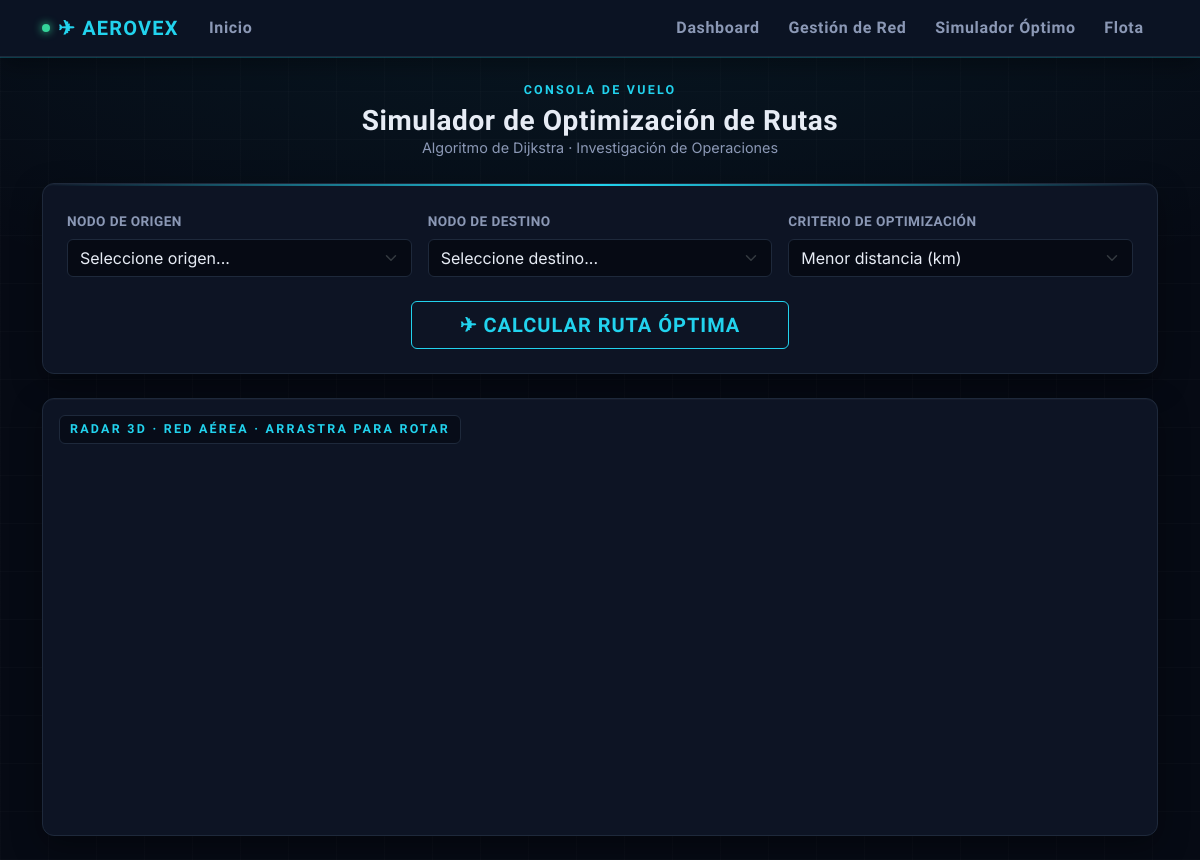
The page /rutas on the database as committed earlier.
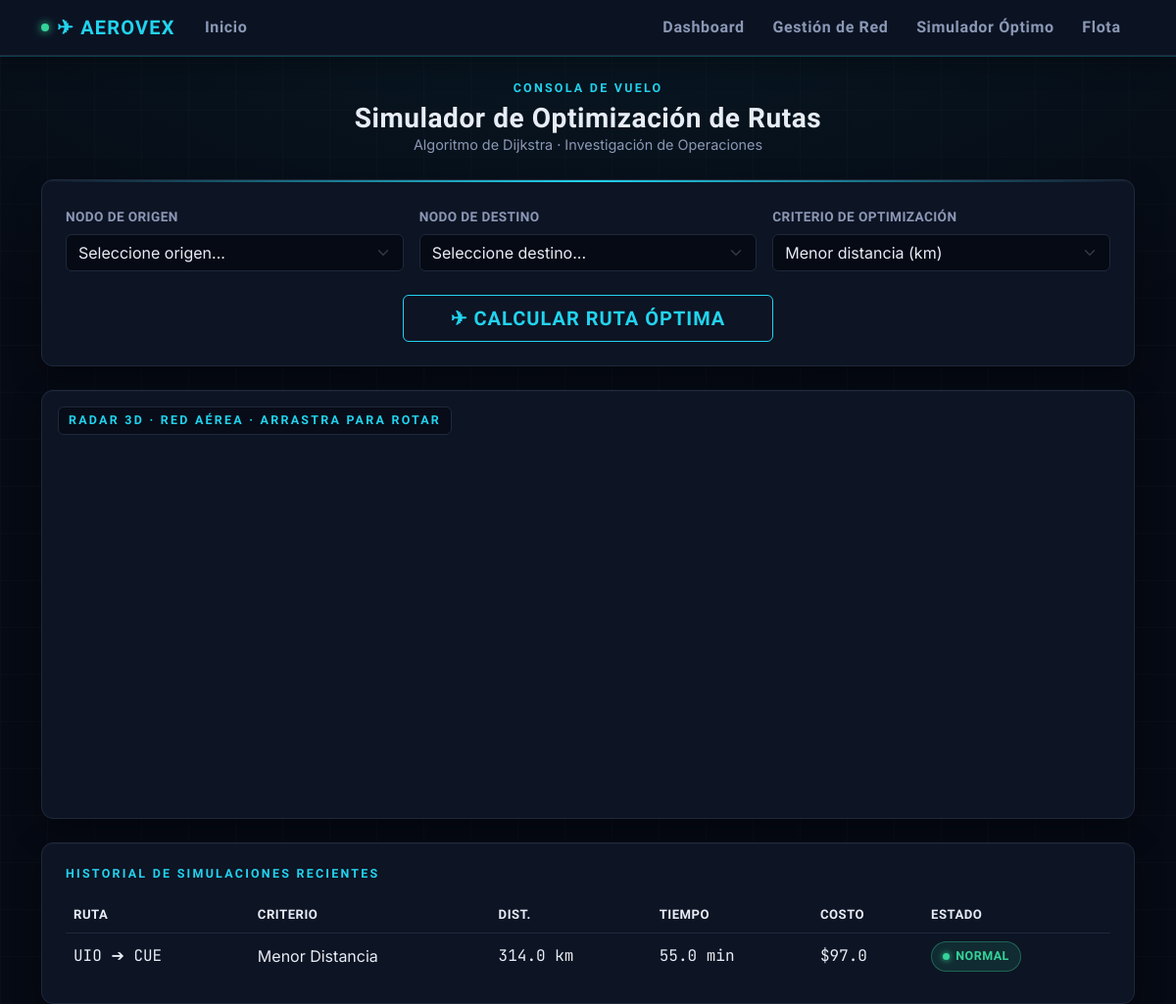
The same page on the database as committed later.
### models.py (models this page shows)
class Simulacion(db.Model):
    id = db.Column(db.Integer, primary_key=True)
    origen = db.Column(db.String(150))
    destino = db.Column(db.String(150))
    criterio = db.Column(db.String(50))
    distancia_total = db.Column(db.Float)
    tiempo_total = db.Column(db.Float)
    costo_total = db.Column(db.Float)
    consumo_total = db.Column(db.Float)
    nodos_ruta = db.Column(db.Text)
    estado_red = db.Column(db.String(100))

### app.py (the view, shortened to what this page needs)
@app.route("/rutas", methods=["GET", "POST"])
def rutas():
    aeropuertos = Aeropuerto.query.all()
    simulaciones = Simulacion.query.order_by(Simulacion.id.desc()).limit(15).all()
    origen_sel = None
    destino_sel = None
    criterio_sel = "Menor Distancia"
    return render_template("rutas.html", aeropuertos=aeropuertos, simulaciones=simulaciones, mapa_ruta="[]",
                           origen_sel=origen_sel, destino_sel=destino_sel, criterio_sel=criterio_sel)

### templates/rutas.html (shortened to what this page needs)
{% extends 'base.html' %}
{% block extra_head %}
<link href="https://unpkg.com/maplibre-gl@5.24.0/dist/maplibre-gl.css" rel="stylesheet" />
{% endblock %}
{% block content %}
<div class="mb-4 text-center">
    <div class="eyebrow mb-1">CONSOLA DE VUELO</div>
    <h3 class="display-heading mb-0">Simulador de Optimización de Rutas</h3>
    <div class="text-secondary" style="font-size:0.9rem;">Algoritmo de Dijkstra · Investigación de Operaciones</div>
</div>
<div class="card p-4 mb-4 panel-glow">
    <form method="POST" class="row g-3 align-items-end">
        <div class="col-md-4">
            <label class="form-label">Nodo de origen</label>
            <select name="origen" class="form-select" required>
                <option value="">Seleccione origen...</option>
            </select>
        </div>
        <div class="col-md-4">
            <label class="form-label">Nodo de destino</label>
            <select name="destino" class="form-select" required>
                <option value="">Seleccione destino...</option>
            </select>
        </div>
        <div class="col-md-4">
            <label class="form-label">Criterio de optimización</label>
            <select name="criterio" class="form-select" required>
                <option value="Menor Distancia" {% if criterio_sel == 'Menor Distancia' %}selected{% endif %}>Menor distancia (km)</option>
            </select>
        </div>
        <div class="col-12 text-center mt-4">
            <button type="submit" class="btn btn-neon px-5 py-2 fs-5">✈ Calcular ruta óptima</button>
        </div>
    </form>
</div>
<div class="card p-2 mb-4 position-relative" style="overflow:hidden;">
    <div class="position-absolute top-0 start-0 m-3 eyebrow" style="z-index:500; background:rgba(6,10,20,0.75); padding:4px 10px; border-radius:6px; border:1px solid var(--border);">
        RADAR 3D · RED AÉREA · arrastra para rotar
    </div>
    <div id="mapa" style="height: 420px; border-radius: 8px; z-index: 1;"></div>
</div>
{% if simulaciones %}
<div class="card p-4">
    <h6 class="eyebrow mb-3">Historial de simulaciones recientes</h6>
    <div class="table-responsive">
        <table class="table table-borderless align-middle mb-0">
            <thead><tr><th>Ruta</th><th>Criterio</th><th>Dist.</th><th>Tiempo</th><th>Costo</th><th>Estado</th></tr></thead>
            <tbody>
                {% for s in simulaciones %}
                <tr>
                    <td class="data-readout">{{ s.nodos_ruta }}</td>
                    <td class="text-secondary">{{ s.criterio }}</td>
                    <td class="data-readout">{{ s.distancia_total }} km</td>
                    <td class="data-readout">{{ s.tiempo_total }} min</td>
                    <td class="data-readout">${{ s.costo_total }}</td>
                    <td>
                        {% if 'Clima Adverso' in s.estado_red %}
                        <span class="badge-estado badge-clima">Clima</span>
                        {% elif 'Alerta' in s.estado_red %}
                        <span class="badge-estado badge-cerrado">Alerta</span>
                        {% else %}
                        <span class="badge-estado badge-activa">Normal</span>
                        {% endif %}
                    </td>
                </tr>
                {% endfor %}
            </tbody>
        </table>
    </div>
</div>
{% endif %}
{% endblock %}

Rows that differ between the two databases and show on the page:
added Simulacion: nodos_ruta "UIO ➔ CUE", criterio "Menor Distancia", distancia_total "314.0", tiempo_total "55.0", costo_total "97.0", shows "NORMAL"
Other text that changed with them:
text now shown: "HISTORIAL DE SIMULACIONES RECIENTES RUTA CRITERIO DIST. TIEMPO COSTO ESTADO"
